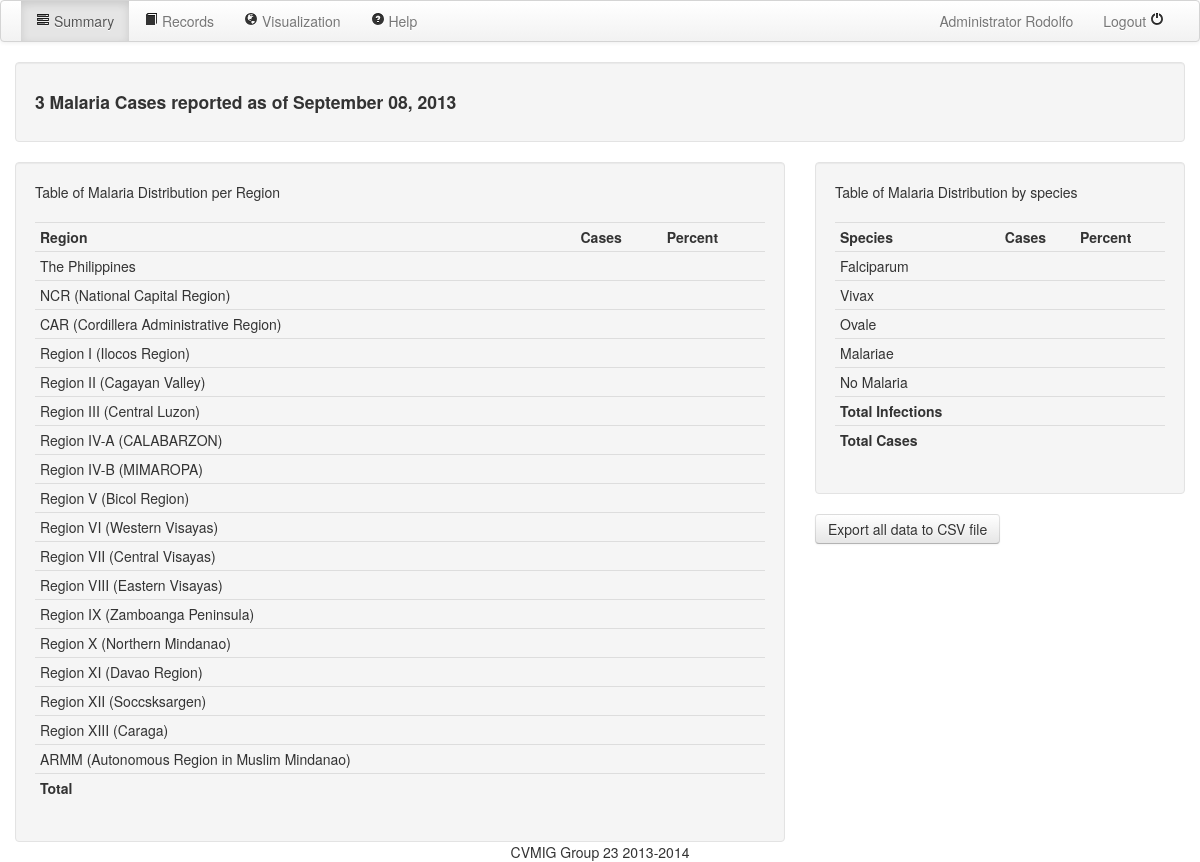
/dashboard/ (signed in), run on the app's committed database.
### serveus/models.py (models this page shows, shortened)
class UserType(db.Model):
    __tablename__ = 'usertype'
    id = db.Column(db.Integer, primary_key=True)
    name = db.Column(db.String(80), unique=True)
    users = db.relationship('User', backref='usertype', lazy='dynamic')

class User(db.Model, UserMixin):
    id = db.Column(db.Integer, primary_key=True)
    username = db.Column(db.String(80), unique=True)
    password = db.Column(db.String(120), unique=True)
    usertype_id = db.Column(db.Integer, db.ForeignKey('usertype.id'))

class Region(db.Model):
    __tablename__ = 'region'
    id = db.Column(db.Integer, primary_key=True)
    name = db.Column(db.String(80))
    case = db.relationship('Case', backref='region', lazy='dynamic')
    def __str__(self):
        return self.name

### serveus/views.py (the view)
@app.route('/dashboard/')
@login_required
def dashboard():
    cases = Case.query.all()
    return render_template("dashboard.html", user = current_user, cases=cases, malariaList = malariaList[1:], regionList=['The Philippines'] + Region.query.all(), date=datetime.datetime.now().strftime('%B %d, %Y'))

### serveus/views.py (called while the page is built)
@login_manager.user_loader
def load_user(userid):
    return User.query.get(userid)

### serveus/templates/dashboard.html (shortened to what this page needs)
<!DOCTYPE html>
<html>
	<head>
		<link href="/static/css/bootstrap.min.css" rel="stylesheet" media="screen">
		<link href="/static/css/bootstrap-responsive.css" rel="stylesheet">
	</head>
	<body>
    <div id="super">
		<div class="navbar" style="width: 100%;">
			<div class="navbar-inner">
				<div>
                    <div>
					<ul class="nav pull-left">
						<li class="active"><a href="#"><i class="icon-tasks"></i> Summary</a></li>
						<li><a href="/records/"><i class="icon-book"></i> Records</a></li>
						<li><a href="/map/"><i class="icon-globe"></i> Visualization</a></li>
                        <li><a href="#" id="help" data-toggle="popover"><i class="icon-question-sign"></i> Help</a></li>
					</ul>
					<ul class="nav pull-right">
						<li><a href="/profilepage/">{{user.usertype.name}} {{ user.username }}</a></li>
						<li><a href="/logout/">Logout <i class="icon-off"></i></a></li>
					</ul>
					</div>
				</div>
			</div>
		</div>
		<div class="container">
		<div class="well">
			<h4>{{ cases|length }} Malaria Cases reported as of {{ date }}</h4>
		</div>
		<div class="row-fluid">
			<div class="well span8">
            Table of Malaria Distribution per Region
            <br><br>
            <table class="table table-condensed">
            <tr><th>Region<th>Cases<th>Percent
            {% for i in regionList %}<tr><td>{{ i }}<td><td>{% endfor %}
            <tr><th>Total<td><td>
            </table>
			</div>
            <div class="span4">
                <div class="well span12">
                Table of Malaria Distribution by species
                <br><br>
                <table class="table table-condensed">
                <tr><th>Species<th>Cases<th>Percent
                {% for i in malariaList %}<tr><td>{{ i }}<td><td>{% endfor %}
                <tr><th>Total Infections<td><td>
                <tr><th>Total Cases<td><td>
                </table>
                </div>
                <a class="btn" href="#">Export all data to CSV file</a>
			</div>
		</div>
		</div>
        <div id="footer">CVMIG Group 23 2013-2014</div>
        </div>
	</body>
</html>

### serveus/templates/dashboard.html (style rules this page uses)
html, body { margin:0; padding:0; height:100%; }
#super { min-height:100%; position:relative; }
#footer { position:absolute; bottom:0; width:100%; height: 20px; text-align: center; }

### data on the page
UserType: usertype.name "Administrator"
User: username "Rodolfo"
Region: name "NCR (National Capital Region)"
Region: name "CAR (Cordillera Administrative Region)"
Region: name "Region I (Ilocos Region)"
Region: name "Region II (Cagayan Valley)"
Region: name "Region III (Central Luzon)"
Region: name "Region IV-A (CALABARZON)"
Region: name "Region IV-B (MIMAROPA)"
Region: name "Region V (Bicol Region)"
Region: name "Region VI (Western Visayas)"
Region: name "Region VII (Central Visayas)"
Region: name "Region VIII (Eastern Visayas)"
Region: name "Region IX (Zamboanga Peninsula)"
Region: name "Region X (Northern Mindanao)"
Region: name "Region XI (Davao Region)"
Region: name "Region XII (Soccsksargen)"
Region: name "Region XIII (Caraga)"
Region: name "ARMM (Autonomous Region in Muslim Mindanao)"

### other printed values
{{ cases|length }} "3"
{{ date }} "September 08, 2013"
{{ i }} "The Philippines"
{{ i }} "Falciparum" "Vivax" "Ovale" "Malariae" "No Malaria"
